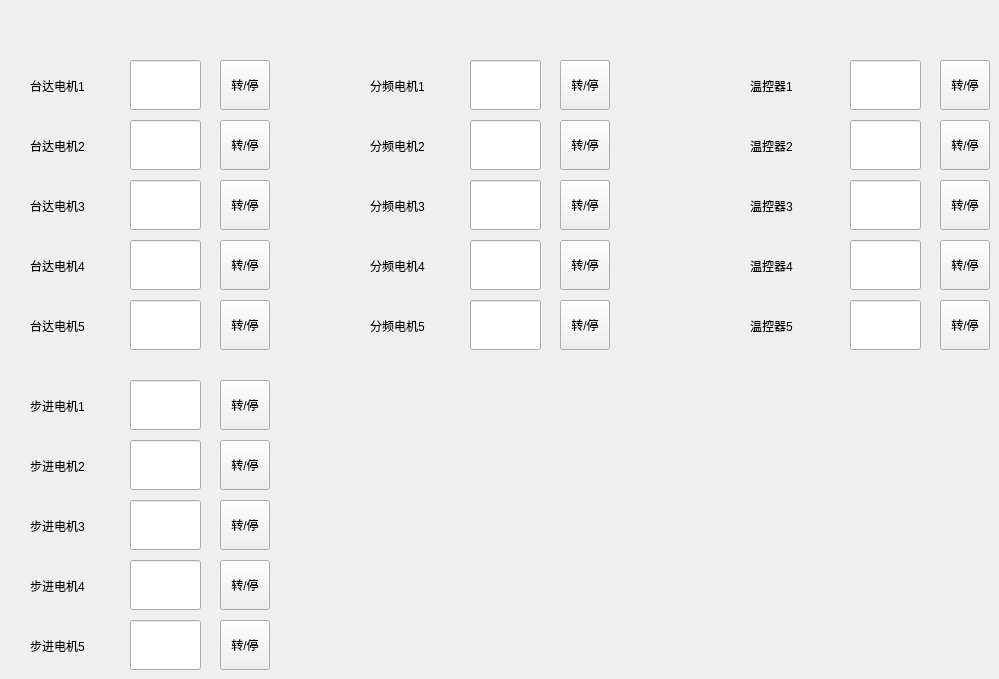
   <widget class="QWidget" name="widget">
    <attribute name="title">
     <string>输出</string>
    </attribute>
    <widget class="QLabel" name="label">
     <property name="geometry">
      <rect>
       <x>30</x>
       <y>70</y>
       <width>91</width>
       <height>31</height>
      </rect>
     </property>
     <property name="text">
      <string>台达电机1</string>
     </property>
    </widget>
    <widget class="QLineEdit" name="lineEdit_taida1">
     <property name="geometry">
      <rect>
       <x>130</x>
       <y>60</y>
       <width>71</width>
       <height>50</height>
      </rect>
     </property>
    </widget>
    <widget class="QToolButton" name="toolButton_taida1">
     <property name="geometry">
      <rect>
       <x>220</x>
       <y>60</y>
       <width>50</width>
       <height>50</height>
      </rect>
     </property>
     <property name="text">
      <string>转/停</string>
     </property>
     <property name="checkable">
      <bool>true</bool>
     </property>
    </widget>
    <widget class="QToolButton" name="toolButton_taida2">
     <property name="geometry">
      <rect>
       <x>220</x>
       <y>120</y>
       <width>50</width>
       <height>50</height>
      </rect>
     </property>
     <property name="text">
      <string>转/停</string>
     </property>
     <property name="checkable">
      <bool>true</bool>
     </property>
    </widget>
    <widget class="QLineEdit" name="lineEdit_taida2">
     <property name="geometry">
      <rect>
       <x>130</x>
       <y>120</y>
       <width>71</width>
       <height>50</height>
      </rect>
     </property>
    </widget>
    <widget class="QLabel" name="label_2">
     <property name="geometry">
      <rect>
       <x>30</x>
       <y>130</y>
       <width>91</width>
       <height>31</height>
      </rect>
     </property>
     <property name="text">
      <string>台达电机2</string>
     </property>
    </widget>
    <widget class="QLineEdit" name="lineEdit_taida3">
     <property name="geometry">
      <rect>
       <x>130</x>
       <y>180</y>
       <width>71</width>
       <height>50</height>
      </rect>
     </property>
    </widget>
    <widget class="QToolButton" name="toolButton_taida3">
     <property name="geometry">
      <rect>
       <x>220</x>
       <y>180</y>
       <width>50</width>
       <height>50</height>
      </rect>
     </property>
     <property name="text">
      <string>转/停</string>
     </property>
     <property name="checkable">
      <bool>true</bool>
     </property>
    </widget>
    <widget class="QLabel" name="label_3">
     <property name="geometry">
      <rect>
       <x>30</x>
       <y>190</y>
       <width>91</width>
       <height>31</height>
      </rect>
     </property>
     <property name="text">
      <string>台达电机3</string>
     </property>
    </widget>
    <widget class="QLineEdit" name="lineEdit_taida4">
     <property name="geometry">
      <rect>
       <x>130</x>
       <y>240</y>
       <width>71</width>
       <height>50</height>
      </rect>
     </property>
    </widget>
    <widget class="QToolButton" name="toolButton_taida4">
     <property name="geometry">
      <rect>
       <x>220</x>
       <y>240</y>
       <width>50</width>
       <height>50</height>
      </rect>
     </property>
     <property name="text">
      <string>转/停</string>
     </property>
     <property name="checkable">
      <bool>true</bool>
     </property>
    </widget>
    <widget class="QLabel" name="label_4">
     <property name="geometry">
      <rect>
       <x>30</x>
       <y>250</y>
       <width>91</width>
       <height>31</height>
      </rect>
     </property>
     <property name="text">
      <string>台达电机4</string>
     </property>
    </widget>
    <widget class="QLineEdit" name="lineEdit_taida5">
     <property name="geometry">
      <rect>
       <x>130</x>
       <y>300</y>
       <width>71</width>
       <height>50</height>
      </rect>
     </property>
    </widget>
    <widget class="QToolButton" name="toolButton_taida5">
     <property name="geometry">
      <rect>
       <x>220</x>
       <y>300</y>
       <width>50</width>
       <height>50</height>
      </rect>
     </property>
     <property name="text">
      <string>转/停</string>
     </property>
     <property name="checkable">
      <bool>true</bool>
     </property>
    </widget>
    <widget class="QLabel" name="label_5">
     <property name="geometry">
      <rect>
       <x>30</x>
       <y>310</y>
       <width>91</width>
       <height>31</height>
      </rect>
     </property>
     <property name="text">
      <string>台达电机5</string>
     </property>
    </widget>
    <widget class="QToolButton" name="toolButton_freq1">
     <property name="geometry">
      <rect>
       <x>560</x>
       <y>60</y>
       <width>50</width>
       <height>50</height>
      </rect>
     </property>
     <property name="text">
      <string>转/停</string>
     </property>
     <property name="checkable">
      <bool>true</bool>
     </property>
    </widget>
    <widget class="QLineEdit" name="lineEdit_freq1">
     <property name="geometry">
      <rect>
       <x>470</x>
       <y>60</y>
       <width>71</width>
       <height>50</height>
      </rect>
     </property>
    </widget>
    <widget class="QLabel" name="label_6">
     <property name="geometry">
      <rect>
       <x>370</x>
       <y>70</y>
       <width>91</width>
       <height>31</height>
      </rect>
     </property>
     <property name="text">
      <string>分频电机1</string>
     </property>
    </widget>
    <widget class="QLabel" name="label_7">
     <property name="geometry">
      <rect>
       <x>370</x>
       <y>130</y>
       <width>91</width>
       <height>31</height>
      </rect>
     </property>
     <property name="text">
      <string>分频电机2</string>
     </property>
    </widget>
    <widget class="QToolButton" name="toolButton_freq2">
     <property name="geometry">
      <rect>
       <x>560</x>
       <y>120</y>
       <width>50</width>
       <height>50</height>
      </rect>
     </property>
     <property name="text">
      <string>转/停</string>
     </property>
     <property name="checkable">
      <bool>true</bool>
     </property>
    </widget>
    <widget class="QLineEdit" name="lineEdit_freq2">
     <property name="geometry">
      <rect>
       <x>470</x>
       <y>120</y>
       <width>71</width>
       <height>50</height>
      </rect>
     </property>
    </widget>
    <widget class="QLabel" name="label_8">
     <property name="geometry">
      <rect>
       <x>370</x>
       <y>190</y>
       <width>91</width>
       <height>31</height>
      </rect>
     </property>
     <property name="text">
      <string>分频电机3</string>
     </property>
    </widget>
    <widget class="QToolButton" name="toolButton_freq3">
     <property name="geometry">
      <rect>
       <x>560</x>
       <y>180</y>
       <width>50</width>
       <height>50</height>
      </rect>
     </property>
     <property name="text">
      <string>转/停</string>
     </property>
     <property name="checkable">
      <bool>true</bool>
     </property>
    </widget>
    <widget class="QLineEdit" name="lineEdit_freq3">
     <property name="geometry">
      <rect>
       <x>470</x>
       <y>180</y>
       <width>71</width>
       <height>50</height>
      </rect>
     </property>
    </widget>
    <widget class="QLabel" name="label_9">
     <property name="geometry">
      <rect>
       <x>370</x>
       <y>250</y>
       <width>91</width>
       <height>31</height>
      </rect>
     </property>
     <property name="text">
      <string>分频电机4</string>
     </property>
    </widget>
    <widget class="QToolButton" name="toolButton_freq4">
     <property name="geometry">
      <rect>
       <x>560</x>
       <y>240</y>
       <width>50</width>
       <height>50</height>
      </rect>
     </property>
     <property name="text">
      <string>转/停</string>
     </property>
     <property name="checkable">
      <bool>true</bool>
     </property>
    </widget>
    <widget class="QLineEdit" name="lineEdit_freq4">
     <property name="geometry">
      <rect>
       <x>470</x>
       <y>240</y>
       <width>71</width>
       <height>50</height>
      </rect>
     </property>
    </widget>
    <widget class="QLabel" name="label_10">
     <property name="geometry">
      <rect>
       <x>370</x>
       <y>310</y>
       <width>91</width>
       <height>31</height>
      </rect>
     </property>
     <property name="text">
      <string>分频电机5</string>
     </property>
    </widget>
    <widget class="QToolButton" name="toolButton_freq5">
     <property name="geometry">
      <rect>
       <x>560</x>
       <y>300</y>
       <width>50</width>
       <height>50</height>
      </rect>
     </property>
     <property name="text">
      <string>转/停</string>
     </property>
     <property name="checkable">
      <bool>true</bool>
     </property>
    </widget>
    <widget class="QLineEdit" name="lineEdit_freq5">
     <property name="geometry">
      <rect>
       <x>470</x>
       <y>300</y>
       <width>71</width>
       <height>50</height>
      </rect>
     </property>
    </widget>
    <widget class="QLabel" name="label_11">
     <property name="geometry">
      <rect>
       <x>750</x>
       <y>70</y>
       <width>91</width>
       <height>31</height>
      </rect>
     </property>
     <property name="text">
      <string>温控器1</string>
     </property>
    </widget>
    <widget class="QToolButton" name="toolButton_tem1">
     <property name="geometry">
      <rect>
       <x>940</x>
       <y>60</y>
       <width>50</width>
       <height>50</height>
      </rect>
     </property>
     <property name="text">
      <string>转/停</string>
     </property>
     <property name="checkable">
      <bool>true</bool>
     </property>
    </widget>
    <widget class="QLineEdit" name="lineEdit_tem1">
     <property name="geometry">
      <rect>
       <x>850</x>
       <y>60</y>
       <width>71</width>
       <height>50</height>
      </rect>
     </property>
    </widget>
    <widget class="QLabel" name="label_12">
     <property name="geometry">
      <rect>
       <x>750</x>
       <y>130</y>
       <width>91</width>
       <height>31</height>
      </rect>
     </property>
     <property name="text">
      <string>温控器2</string>
     </property>
    </widget>
    <widget class="QToolButton" name="toolButton_tem2">
     <property name="geometry">
      <rect>
       <x>940</x>
       <y>120</y>
       <width>50</width>
       <height>50</height>
      </rect>
     </property>
     <property name="text">
      <string>转/停</string>
     </property>
     <property name="checkable">
      <bool>true</bool>
     </property>
    </widget>
    <widget class="QLineEdit" name="lineEdit_tem2">
     <property name="geometry">
      <rect>
       <x>850</x>
       <y>120</y>
       <width>71</width>
       <height>50</height>
      </rect>
     </property>
    </widget>
    <widget class="QLabel" name="label_13">
     <property name="geometry">
      <rect>
       <x>750</x>
       <y>190</y>
       <width>91</width>
       <height>31</height>
      </rect>
     </property>
     <property name="text">
      <string>温控器3</string>
     </property>
    </widget>
    <widget class="QToolButton" name="toolButton_tem3">
     <property name="geometry">
      <rect>
       <x>940</x>
       <y>180</y>
       <width>50</width>
       <height>50</height>
      </rect>
     </property>
     <property name="text">
      <string>转/停</string>
     </property>
     <property name="checkable">
      <bool>true</bool>
     </property>
    </widget>
    <widget class="QLineEdit" name="lineEdit_tem3">
     <property name="geometry">
      <rect>
       <x>850</x>
       <y>180</y>
       <width>71</width>
       <height>50</height>
      </rect>
     </property>
    </widget>
    <widget class="QToolButton" name="toolButton_tem4">
     <property name="geometry">
      <rect>
       <x>940</x>
       <y>240</y>
       <width>50</width>
       <height>50</height>
      </rect>
     </property>
     <property name="text">
      <string>转/停</string>
     </property>
     <property name="checkable">
      <bool>true</bool>
     </property>
    </widget>
    <widget class="QLineEdit" name="lineEdit_tem4">
     <property name="geometry">
      <rect>
       <x>850</x>
       <y>240</y>
       <width>71</width>
       <height>50</height>
      </rect>
     </property>
    </widget>
    <widget class="QLabel" name="label_14">
     <property name="geometry">
      <rect>
       <x>750</x>
       <y>250</y>
       <width>91</width>
       <height>31</height>
      </rect>
     </property>
     <property name="text">
      <string>温控器4</string>
     </property>
    </widget>
    <widget class="QToolButton" name="toolButton_tem5">
     <property name="geometry">
      <rect>
       <x>940</x>
       <y>300</y>
       <width>50</width>
       <height>50</height>
      </rect>
     </property>
     <property name="text">
      <string>转/停</string>
     </property>
     <property name="checkable">
      <bool>true</bool>
     </property>
    </widget>
    <widget class="QLineEdit" name="lineEdit_tem5">
     <property name="geometry">
      <rect>
       <x>850</x>
       <y>300</y>
       <width>71</width>
       <height>50</height>
      </rect>
     </property>
    </widget>
    <widget class="QLabel" name="label_15">
     <property name="geometry">
      <rect>
       <x>750</x>
       <y>310</y>
       <width>91</width>
       <height>31</height>
      </rect>
     </property>
     <property name="text">
      <string>温控器5</string>
     </property>
    </widget>
    <widget class="QLabel" name="label_17">
     <property name="geometry">
      <rect>
       <x>30</x>
       <y>390</y>
       <width>91</width>
       <height>31</height>
      </rect>
     </property>
     <property name="text">
      <string>步进电机1</string>
     </property>
    </widget>
    <widget class="QLineEdit" name="lineEdit_bj1">
     <property name="geometry">
      <rect>
       <x>130</x>
       <y>380</y>
       <width>71</width>
       <height>50</height>
      </rect>
     </property>
    </widget>
    <widget class="QToolButton" name="toolButton_bj1">
     <property name="geometry">
      <rect>
       <x>220</x>
       <y>380</y>
       <width>50</width>
       <height>50</height>
      </rect>
     </property>
     <property name="text">
      <string>转/停</string>
     </property>
     <property name="checkable">
      <bool>true</bool>
     </property>
    </widget>
    <widget class="QLabel" name="label_18">
     <property name="geometry">
      <rect>
       <x>30</x>
       <y>450</y>
       <width>81</width>
       <height>31</height>
      </rect>
     </property>
     <property name="text">
      <string>步进电机2</string>
     </property>
    </widget>
    <widget class="QLineEdit" name="lineEdit_bj2">
     <property name="geometry">
      <rect>
       <x>130</x>
       <y>440</y>
       <width>71</width>
       <height>50</height>
      </rect>
     </property>
    </widget>
    <widget class="QToolButton" name="toolButton_bj2">
     <property name="geometry">
      <rect>
       <x>220</x>
       <y>440</y>
       <width>50</width>
       <height>50</height>
      </rect>
     </property>
     <property name="text">
      <string>转/停</string>
     </property>
     <property name="checkable">
      <bool>true</bool>
     </property>
    </widget>
    <widget class="QLineEdit" name="lineEdit_bj3">
     <property name="geometry">
      <rect>
       <x>130</x>
       <y>500</y>
       <width>71</width>
       <height>50</height>
      </rect>
     </property>
    </widget>
    <widget class="QLabel" name="label_20">
     <property name="geometry">
      <rect>
       <x>30</x>
       <y>510</y>
       <width>81</width>
       <height>31</height>
      </rect>
     </property>
     <property name="text">
      <string>步进电机3</string>
     </property>
    </widget>
    <widget class="QToolButton" name="toolButton_bj3">
     <property name="geometry">
      <rect>
       <x>220</x>
       <y>500</y>
       <width>50</width>
       <height>50</height>
      </rect>
     </property>
     <property name="text">
      <string>转/停</string>
     </property>
     <property name="checkable">
      <bool>true</bool>
     </property>
    </widget>
    <widget class="QToolButton" name="toolButton_bj4">
     <property name="geometry">
      <rect>
       <x>220</x>
       <y>560</y>
       <width>50</width>
       <height>50</height>
      </rect>
     </property>
     <property name="text">
      <string>转/停</string>
     </property>
     <property name="checkable">
      <bool>true</bool>
     </property>
    </widget>
    <widget class="QLabel" name="label_21">
     <property name="geometry">
      <rect>
       <x>30</x>
       <y>570</y>
       <width>81</width>
       <height>31</height>
      </rect>
     </property>
     <property name="text">
      <string>步进电机4</string>
     </property>
    </widget>
    <widget class="QLineEdit" name="lineEdit_bj4">
     <property name="geometry">
      <rect>
       <x>130</x>
       <y>560</y>
       <width>71</width>
       <height>50</height>
      </rect>
     </property>
    </widget>
    <widget class="QToolButton" name="toolButton_bj5">
     <property name="geometry">
      <rect>
       <x>220</x>
       <y>620</y>
       <width>50</width>
       <height>50</height>
      </rect>
     </property>
     <property name="text">
      <string>转/停</string>
     </property>
     <property name="checkable">
      <bool>true</bool>
     </property>
    </widget>
    <widget class="QLabel" name="label_22">
     <property name="geometry">
      <rect>
       <x>30</x>
       <y>630</y>
       <width>81</width>
       <height>31</height>
      </rect>
     </property>
     <property name="text">
      <string>步进电机5</string>
     </property>
    </widget>
    <widget class="QLineEdit" name="lineEdit_bj5">
     <property name="geometry">
      <rect>
       <x>130</x>
       <y>620</y>
       <width>71</width>
       <height>50</height>
      </rect>
     </property>
     <property name="text">
      <string/>
     </property>
    </widget>
   </widget>
